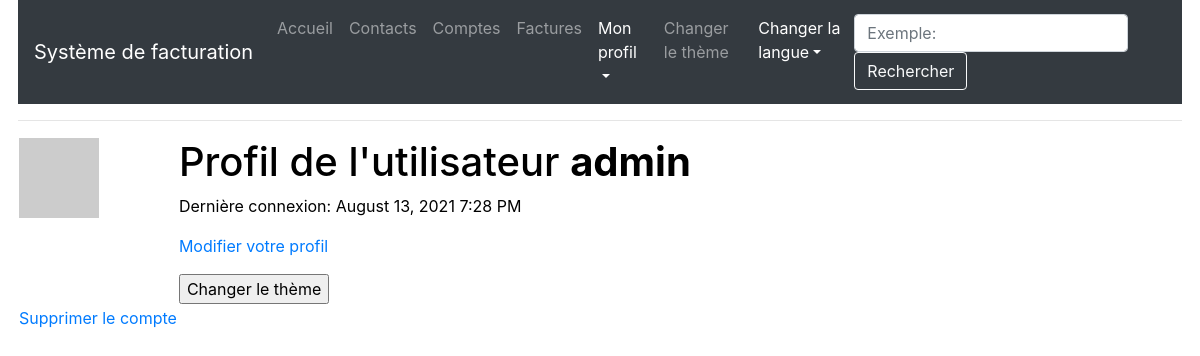
The page /user/admin (signed in) on the database as committed earlier.
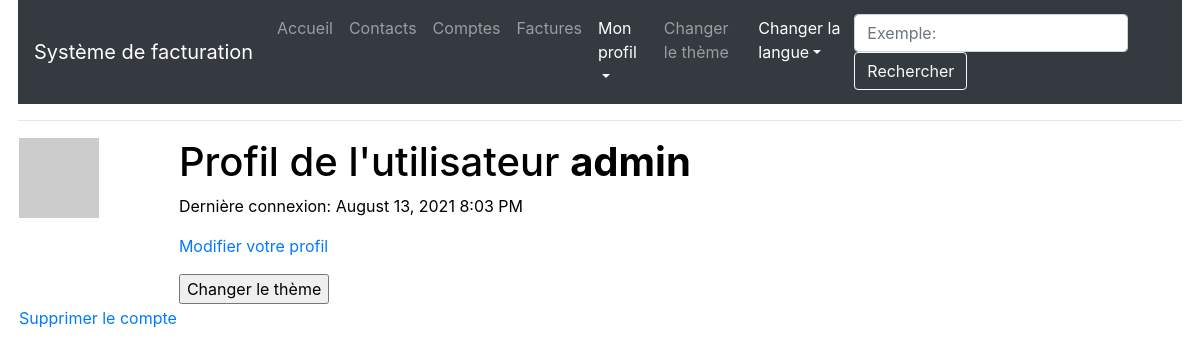
The same page on the database as committed later.
### app/models.py (models this page shows, shortened)
class User(UserMixin, db.Model):
    __tablename__ = "user"
    id = db.Column(db.Integer, primary_key=True)
    username = db.Column(db.String(64), index=True, unique=True)
    email = db.Column(db.String(120), index=True, unique=True)
    password_hash = db.Column(db.String(128))
    about_me = db.Column(db.String(140))
    last_seen = db.Column(db.DateTime, default=datetime.utcnow)
    profil_courrant = db.Column(db.Integer)
    profilEntreprise = db.relationship('CompanyProfil', back_populates="user")
    contact = db.relationship('Contact', back_populates="user")
    compte = db.relationship('Compte', back_populates="user")
    facture = db.relationship('Facture', back_populates="user")
    def avatar(self, size):
        digest = md5(self.email.lower().encode('utf-8')).hexdigest()
        return 'https://www.gravatar.com/avatar/{}?d=identicon&s={}'.format(digest, size)

### app/routes.py (the view)
@app.route('/user/<username>')
@login_required
def user(username):
    user = User.query.filter_by(username=username).first_or_404()
    return render_template('user.html', title=_('Mon profil'), user=user)

### app/__init__.py (called while the page is built)
@app.context_processor
def inject_conf_var():
    return dict(AVAILABLE_LANGUAGES=app.config['LANGUAGES'], CURRENT_LANGUAGE=session.get('language',request.accept_languages.best_match(app.config['LANGUAGES'].keys())))

### app/models.py (called while the page is built)
@login.user_loader
def load_user(id):
    return User.query.get(int(id))

### app/routes.py (called while the page is built)
@app.before_request
def before_request():
    if current_user.is_authenticated:
        current_user.last_seen = datetime.utcnow()
        db.session.commit()

### app/templates/user.html (shortened to what this page needs)
{% extends "base.html" %}
{% block app_content %}
    <table>
        <tr valign="top">
            <td><img src="{{ user.avatar(128) }}"></td>
            <td>
                <h1>{{ _("Profil de l'utilisateur") }} <strong>{{ user.username }}</strong></h1>
                {% if user.last_seen %}<p>{{ _('Dernière connexion') }}: {{ moment(user.last_seen).format('LLL') }}</p>{% endif %}
                {% if user == current_user %}
                <p><a href="{{ url_for('edit_profile') }}">{{ _('Modifier votre profil') }}</a></p>
                {% endif %}
                <input type="button" id="switch" name="theme" value="{{ _('Changer le thème') }}"/><label for="switch"></label>
            </td>
        </tr>
        <tr>
            <td>
                <a href="{{ url_for('delete_user', username=current_user.username) }}">{{ _('Supprimer le compte') }}</a>
            </td>
        </tr>
    </table>
{% endblock %}

### app/templates/base.html (shortened to what this page needs)
{% extends 'bootstrap/base.html' %}
{% block html %}
  {% block head %}
    {% block styles %}
      <link rel="stylesheet" href="https://maxcdn.bootstrapcdn.com/bootstrap/4.0.0/css/bootstrap.min.css">
      <link rel="stylesheet" href="{{ url_for('static', filename='css/style.css') }}">
    {% endblock %}
  {% endblock %}
  {% block body %}
    {% block navbar %}
    <nav class="navbar navbar-expand-lg navbar-dark bg-dark">
      <a class="navbar-brand" href="{{ url_for('index') }}">{{ _('Système de facturation') }}</a>
      <div class="collapse navbar-collapse">
        <ul class="navbar-nav mr-auto">
            <li class="nav-item {% if request.url_rule.endpoint == 'welcome' %}active {% elif request.url_rule.endpoint == 'index'%}active{% endif %}">
              <a class="nav-link" href="{{ url_for('index') }}">{{ _('Accueil') }}</a>
            </li>
            {% if current_user.is_anonymous %}
            <li class="nav-item {% if request.url_rule.endpoint == 'register' %}active{% endif %}">
              <a class="nav-link" href="{{ url_for('register') }}">{{ _("S'inscrire") }}</a>
            </li>
            <li class="nav-item {% if request.url_rule.endpoint == 'login' %}active{% endif %}">
              <a class="nav-link" href="{{ url_for('login') }}">{{ _('Se connecter') }}</a>
            </li>
            {% else %}
            <li class="nav-item {% if request.url_rule.endpoint == 'contacts' %}active{% endif %}">
              <a class="nav-link" href="{{ url_for('contacts') }}">{{ _('Contacts') }}</a>
            </li>
            <li class="nav-item {% if request.url_rule.endpoint == 'comptes' %}active{% endif %}">
              <a class="nav-link" href="{{ url_for('comptes') }}">{{ _('Comptes') }}</a>
            </li>
            <li class="nav-item">
              <a class="nav-link {% if request.url_rule.endpoint == 'bill' %}active{% endif %}" href="{{ url_for('bill') }}">{{ _("Factures") }}</a>
            </li>
            <li class="nav-item dropdown {% if request.url_rule.endpoint == 'user' %}active{% endif %}">
              <a class="nav-link dropdown-toggle" href="#" id="navbarDropdown" role="button" data-toggle="dropdown" aria-haspopup="true" aria-expanded="false">{{ _('Mon profil') }}</a>
            </li>
            {% endif %}
          <li class="nav-item">
            <a class="nav-link" style="cursor:pointer" id="switch" name="theme" value="test" >{{ _('Changer le thème') }}</a>
          </li>
          <li class="nav-item dropdown {% if request.url_rule.endpoint == 'user' %}active{% endif %}">
            <a class="nav-link dropdown-toggle" href="#" id="navbarDropdown" role="button" data-toggle="dropdown" aria-haspopup="true" aria-expanded="false">{{ _('Changer la langue') }}</a>
          </li>
        </ul>
        <form class="form-inline">
          <input class="form-control mr-sm-2" type="search" placeholder={{ _("Exemple: loyer") }} aria-label="Search" />
          <button class="btn btn-outline-light my-2 my-sm-0" type="submit">{{ _('Rechercher') }}</button>
        </form>
      </div>
    </nav>
    <hr>
    {% endblock %}
    {% block app_content %}{% endblock %}
  {% endblock %}
{% endblock %}

### app/static/css/style.css (style rules this page uses)
html { color: black; background-color: white; }

Rows that differ between the two databases and show on the page:
changed User "admin": last_seen "August 13, 2021 7:28 PM" → "August 13, 2021 8:03 PM"
